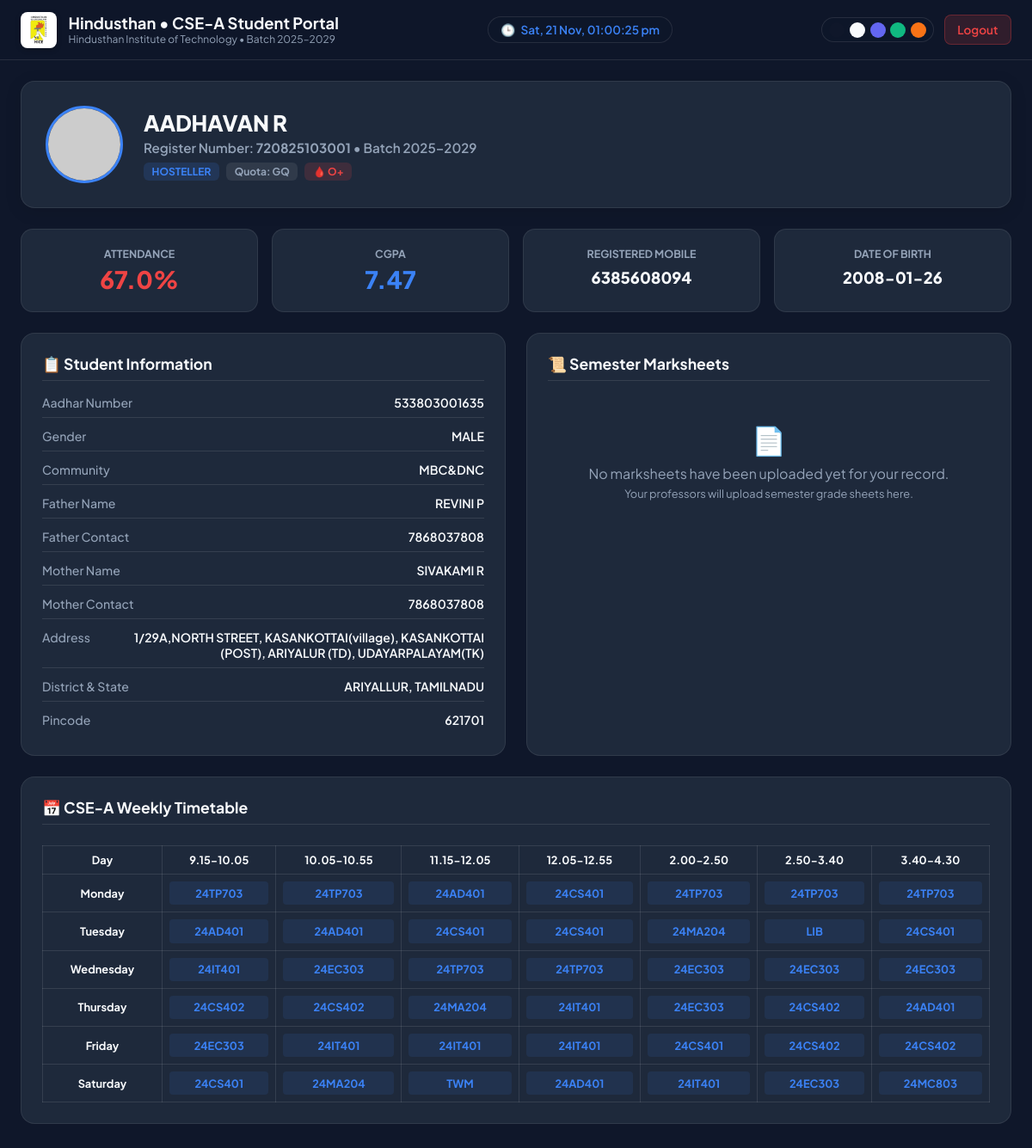
The page /student (signed in) on the database its author committed.
### tables this page shows
CREATE TABLE students (
    reg_no TEXT PRIMARY KEY,
    name TEXT, aadhar TEXT, dob TEXT, gender TEXT, quota TEXT,
    blood_group TEXT, community TEXT, day_hos TEXT,
    whatsapp TEXT, personal_no TEXT,
    father TEXT, father_mob TEXT, mother TEXT, mother_mob TEXT,
    addr1 TEXT, addr2 TEXT, addr3 TEXT, addr4 TEXT, addr5 TEXT,
    pincode TEXT, attendance REAL, cgpa REAL,
    state TEXT, district TEXT,
    photo TEXT, password TEXT
);

### app.py (the view)
@app.route("/student")
@require_any(["student"])
def student():
    reg = session.get("reg_no")
    s = Database.get_student_by_reg(reg)
    if not s:
        flash("Student record not found.", "err")
        return redirect(url_for("logout"))
    marks = Database.get_student_marksheets(reg)
    profs_list = Database.get_all_professors()
    profs = {p["email"]: p for p in profs_list}
    return render_template("student.html", s=s, marksheets=marks,
        timetable=TIMETABLE, periods=PERIODS, subjects=SUBJECTS, professors=profs)

### app.py (called while the page is built)
def require_any(roles):
    def deco(fn):
        @wraps(fn)
        def wrap(*a, **k):
            if session.get("role") not in roles:
                return redirect(url_for("login"))
            return fn(*a, **k)
        return wrap
    return deco

### database.py (called while the page is built, shortened)
def get_supabase():
    global _supabase_client
    if _supabase_client is None:
        if not SUPABASE_URL or not SUPABASE_KEY:
            return None
    return _supabase_client

    @staticmethod
    def get_student_by_reg(reg_no):
        reg = str(reg_no).strip()
        sb = get_supabase()
        c = sqlite3.connect(DB_FILE); c.row_factory = sqlite3.Row
        s = c.execute("SELECT * FROM students WHERE reg_no=?", (reg,)).fetchone()
        c.close(); return dict(s) if s else None

    @staticmethod
    def get_all_professors():
        sb = get_supabase()
        c = sqlite3.connect(DB_FILE); c.row_factory = sqlite3.Row
        rows = [dict(r) for r in c.execute("SELECT * FROM professors").fetchall()]
        c.close(); return rows

    @staticmethod
    def get_student_marksheets(reg_no):
        reg = str(reg_no).strip()
        sb = get_supabase()
        c = sqlite3.connect(DB_FILE); c.row_factory = sqlite3.Row
        rows = [dict(r) for r in c.execute("SELECT * FROM marksheets WHERE reg_no=? ORDER BY semester", (reg,)).fetchall()]
        c.close(); return rows

### templates/student.html (shortened to what this page needs)
<!DOCTYPE html>
<html lang="en">
<head>
</head>
<body>
  <header>
    <div class="header-brand">
      <img src="/static/images/logo.png" alt="Hindusthan Logo" style="width:42px; height:42px; object-fit:contain; border-radius:8px; background:#fff; padding:2px; box-shadow:0 2px 6px rgba(0,0,0,0.2);">
      <div>
        <div class="brand-title">Hindusthan • CSE-A Student Portal</div>
        <div class="brand-sub">Hindusthan Institute of Technology • Batch 2025–2029</div>
      </div>
    </div>
    <div class="live-clock-box">
      <span>🕒</span>
      <span id="liveClock">Loading clock...</span>
    </div>
    <div style="display:flex; align-items:center; gap:0.75rem;">
      <div class="theme-picker">
        <button class="theme-btn" style="background:#0f172a;" onclick="setTheme('dark')"></button>
        <button class="theme-btn" style="background:#f8fafc;" onclick="setTheme('light')"></button>
        <button class="theme-btn" style="background:#6366f1;" onclick="setTheme('royal')"></button>
        <button class="theme-btn" style="background:#10b981;" onclick="setTheme('emerald')"></button>
        <button class="theme-btn" style="background:#f97316;" onclick="setTheme('sunset')"></button>
      </div>
      <a href="/logout" class="btn btn-danger">Logout</a>
    </div>
  </header>
  <main>
    <div class="profile-banner">
      <img src="{% if s.photo %}/static/uploads/photos/{{ s.photo }}{% else %}https://ui-avatars.com/api/?name={{ s.name }}&background=3b82f6&color=fff{% endif %}" alt="{{ s.name }}" class="profile-photo">
      <div class="profile-info">
        <h1 class="profile-name">{{ s.name }}</h1>
        <div class="profile-reg">Register Number: <strong>{{ s.reg_no }}</strong> • Batch 2025–2029</div>
        <div style="margin-top:0.5rem; display:flex; gap:0.5rem; flex-wrap:wrap;">
          <span style="font-size:0.75rem; background:rgba(59, 130, 246, 0.15); color:var(--accent); padding:0.2rem 0.6rem; border-radius:6px; font-weight:700;">{{ s.day_hos or 'Dayscholar' }}</span>
          {% if s.quota %}<span style="font-size:0.75rem; background:rgba(255, 255, 255, 0.08); color:var(--text-muted); padding:0.2rem 0.6rem; border-radius:6px; font-weight:700;">Quota: {{ s.quota }}</span>{% endif %}
          {% if s.blood_group %}<span style="font-size:0.75rem; background:rgba(239, 68, 68, 0.15); color:#ef4444; padding:0.2rem 0.6rem; border-radius:6px; font-weight:700;">🩸 {{ s.blood_group }}</span>{% endif %}
        </div>
      </div>
    </div>
    <div class="stats-row">
      <div class="stat-box">
        <div class="stat-title">Attendance</div>
        <div class="stat-number" style="color:{% if s.attendance >= 90 %}var(--badge-green){% elif s.attendance >= 75 %}var(--badge-yellow){% else %}var(--badge-red){% endif %};">
          {{ s.attendance or 0 }}%
        </div>
      </div>
      <div class="stat-box">
        <div class="stat-title">CGPA</div>
        <div class="stat-number" style="color:var(--accent);">
          {{ s.cgpa or '0.00' }}
        </div>
      </div>
      <div class="stat-box">
        <div class="stat-title">Registered Mobile</div>
        <div class="stat-number" style="font-size:1.15rem; margin-top:0.5rem;">
          {{ s.whatsapp or s.personal_no or 'N/A' }}
        </div>
      </div>
      <div class="stat-box">
        <div class="stat-title">Date of Birth</div>
        <div class="stat-number" style="font-size:1.15rem; margin-top:0.5rem;">
          {{ s.dob or 'N/A' }}
        </div>
      </div>
    </div>
    <div class="dashboard-grid">
      <div class="card">
        <div class="card-title">📋 Student Information</div>
        <div class="info-list">
          <div class="info-row"><span class="info-label">Aadhar Number</span><span class="info-val">{{ s.aadhar or '-' }}</span></div>
          <div class="info-row"><span class="info-label">Gender</span><span class="info-val">{{ s.gender or '-' }}</span></div>
          <div class="info-row"><span class="info-label">Community</span><span class="info-val">{{ s.community or '-' }}</span></div>
          <div class="info-row"><span class="info-label">Father Name</span><span class="info-val">{{ s.father or '-' }}</span></div>
          <div class="info-row"><span class="info-label">Father Contact</span><span class="info-val">{{ s.father_mob or '-' }}</span></div>
          <div class="info-row"><span class="info-label">Mother Name</span><span class="info-val">{{ s.mother or '-' }}</span></div>
          <div class="info-row"><span class="info-label">Mother Contact</span><span class="info-val">{{ s.mother_mob or '-' }}</span></div>
          <div class="info-row"><span class="info-label">Address</span><span class="info-val">{{ [s.addr1, s.addr2, s.addr3, s.addr4, s.addr5]|select|join(', ') or '-' }}</span></div>
          <div class="info-row"><span class="info-label">District & State</span><span class="info-val">{{ s.district }}, {{ s.state }}</span></div>
          <div class="info-row"><span class="info-label">Pincode</span><span class="info-val">{{ s.pincode or '-' }}</span></div>
        </div>
      </div>
      <div class="card">
        <div class="card-title">📜 Semester Marksheets</div>
        {% if marksheets %}
          {% for m in marksheets %}
            <div class="marks-item">
              <div>
                <strong style="font-size:0.95rem;">Semester {{ m.semester }}</strong>
                <div style="font-size:0.75rem; color:var(--text-muted); margin-top:0.2rem;">Uploaded: {{ m.uploaded_at[:10] }}</div>
              </div>
              <a href="/static/uploads/marksheets/{{ m.filename }}" target="_blank" class="btn" style="background:var(--accent); color:white; font-size:0.8rem; padding:0.4rem 0.75rem;">
                Download Marksheet
              </a>
            </div>
          {% endfor %}
        {% else %}
          <div style="text-align:center; padding:2rem; color:var(--text-muted);">
            <div style="font-size:2rem; margin-bottom:0.5rem;">📄</div>
            <p>No marksheets have been uploaded yet for your record.</p>
            <p style="font-size:0.8rem; margin-top:0.3rem;">Your professors will upload semester grade sheets here.</p>
          </div>
        {% endif %}
      </div>
    </div>
    <div class="card" style="margin-bottom:1.5rem;">
      <div class="card-title">📅 CSE-A Weekly Timetable</div>
      <div style="overflow-x:auto;">
        <table class="tt-table">
          <thead>
            <tr>
              <th>Day</th>
              {% for p in periods %}
                <th>{{ p }}</th>
              {% endfor %}
            </tr>
          </thead>
          <tbody>
            {% for day, subjs in timetable.items() %}
              <tr>
                <td style="font-weight:700;">{{ day }}</td>
                {% for s in subjs %}
                  <td>
                    <div class="tt-cell">{{ s }}</div>
                  </td>
                {% endfor %}
              </tr>
            {% endfor %}
          </tbody>
        </table>
      </div>
    </div>
  </main>
</body>
</html>

### templates/student.html (style rules this page uses)
:root { --bg: #0f172a; --card-bg: #1e293b; --card-border: rgba(255, 255, 255, 0.08); --header-bg: rgba(15, 23, 42, 0.9); --accent: #3b82f6; --accent-hover: #2563eb; --text: #f8fafc; --text-muted: #94a3b8; --border: rgba(255, 255, 255, 0.1); --input-bg: rgba(15, 23, 42, 0.7); --badge-green: #10b981; --badge-yellow: #f59e0b; --badge-red: #ef4444; }
* { box-sizing: border-box; margin: 0; padding: 0; font-family: 'Plus Jakarta Sans', system-ui, sans-serif; }
body { background: var(--bg); color: var(--text); min-height: 100vh; display: flex; flex-direction: column; transition: background 0.3s, color 0.3s; }
header { background: var(--header-bg); border-bottom: 1px solid var(--border); position: sticky; top: 0; z-index: 50; backdrop-filter: blur(10px); padding: 0.85rem 1.5rem; display: flex; align-items: center; justify-content: space-between; flex-wrap: wrap; gap: 1rem; }
.header-brand { display: flex; align-items: center; gap: 0.85rem; }
.brand-title { font-size: 1.15rem; font-weight: 700; line-height: 1.2; }
.brand-sub { font-size: 0.75rem; color: var(--text-muted); }
.live-clock-box { background: var(--input-bg); border: 1px solid var(--border); padding: 0.4rem 0.9rem; border-radius: 9999px; font-size: 0.85rem; font-weight: 600; color: var(--accent); display: flex; align-items: center; gap: 0.4rem; }
.theme-picker { display: flex; gap: 0.35rem; background: var(--input-bg); padding: 0.3rem 0.5rem; border-radius: 9999px; border: 1px solid var(--border); }
.theme-btn { width: 18px; height: 18px; border-radius: 50%; border: 1px solid transparent; cursor: pointer; }
.btn { padding: 0.5rem 0.9rem; border-radius: 8px; font-size: 0.85rem; font-weight: 600; border: 1px solid transparent; cursor: pointer; display: inline-flex; align-items: center; gap: 0.4rem; text-decoration: none; transition: all 0.2s; }
.btn-danger { background: rgba(239, 68, 68, 0.15); color: #ef4444; border-color: rgba(239, 68, 68, 0.3); }
main { max-width: 1200px; width: 100%; margin: 0 auto; padding: 1.5rem; flex: 1; }
.profile-banner { background: var(--card-bg); border: 1px solid var(--card-border); border-radius: 16px; padding: 1.75rem; margin-bottom: 1.5rem; display: flex; align-items: center; gap: 1.5rem; flex-wrap: wrap; box-shadow: 0 4px 20px rgba(0, 0, 0, 0.1); }
.profile-photo { width: 90px; height: 90px; border-radius: 50%; object-fit: cover; border: 3px solid var(--accent); background: rgba(255, 255, 255, 0.05); }
.profile-info { flex: 1; min-width: 200px; }
.profile-name { font-size: 1.6rem; font-weight: 800; letter-spacing: -0.01em; }
.profile-reg { font-size: 0.95rem; color: var(--text-muted); font-weight: 600; margin-top: 0.2rem; }
.stats-row { display: grid; grid-template-columns: repeat(auto-fit, minmax(180px, 1fr)); gap: 1rem; margin-bottom: 1.5rem; }
.stat-box { background: var(--card-bg); border: 1px solid var(--card-border); padding: 1.25rem; border-radius: 14px; text-align: center; }
.stat-title { font-size: 0.78rem; font-weight: 700; color: var(--text-muted); text-transform: uppercase; }
.stat-number { font-size: 1.75rem; font-weight: 800; margin-top: 0.25rem; }
.dashboard-grid { display: grid; grid-template-columns: 1fr 1fr; gap: 1.5rem; margin-bottom: 1.5rem; }
.card { background: var(--card-bg); border: 1px solid var(--card-border); border-radius: 16px; padding: 1.5rem; }
.card-title { font-size: 1.1rem; font-weight: 700; margin-bottom: 1rem; padding-bottom: 0.5rem; border-bottom: 1px solid var(--border); display: flex; align-items: center; gap: 0.5rem; }
.info-list { display: flex; flex-direction: column; gap: 0.75rem; }
.info-row { display: flex; justify-content: space-between; font-size: 0.88rem; padding-bottom: 0.5rem; border-bottom: 1px solid var(--border); }
.info-row:last-child { border-bottom: none; }
.info-label { color: var(--text-muted); font-weight: 500; }
.info-val { font-weight: 600; text-align: right; }
.tt-table { width: 100%; border-collapse: collapse; font-size: 0.8rem; margin-top: 0.5rem; }
.tt-table th, .tt-table td { border: 1px solid var(--border); padding: 0.5rem; text-align: center; }
.tt-cell { padding: 0.35rem; background: rgba(59, 130, 246, 0.1); border-radius: 4px; cursor: pointer; font-weight: 700; color: var(--accent); }

### rows shown on the page
students: name "AADHAVAN R", reg_no "720825103001", day_hos "HOSTELLER", quota "GQ", blood_group "O+", attendance "67.0", cgpa "7.47", whatsapp "6385608094", dob "2008-01-26", aadhar "533803001635", gender "MALE", community "MBC&DNC", father "REVINI P", father_mob "7868037808", mother "SIVAKAMI R", mother_mob "7868037808", addr1+addr2+addr3 "1/29A,NORTH STREET, KASANKOTTAI(village), KASANKOTTAI (POST), ARIYALUR (TD), UDAYARPALAYAM(TK)", district "ARIYALLUR", state "TAMILNADU", pincode "621701"

### other values the page prints
{{ p }} "9.15-10.05" "10.05-10.55" "11.15-12.05" "12.05-12.55" "2.00-2.50" "2.50-3.40" "3.40-4.30"
{{ day }} "Monday" "Tuesday" "Wednesday" "Thursday" "Friday" "Saturday"
{{ s }} "24TP703" "24TP703" "24AD401" "24CS401" "24TP703" "24TP703" "24TP703" "24AD401" "24AD401" "24CS401" "24CS401" "24MA204" "LIB" "24CS401" "24IT401" "24EC303" "24TP703" "24TP703" "24EC303" "24EC303" "24EC303" "24CS402" "24CS402" "24MA204" "24IT401" "24EC303" "24CS402" "24AD401" "24EC303" "24IT401" "24IT401" "24IT401" "24CS401" "24CS402" "24CS402" "24CS401" "24MA204" "TWM" "24AD401" "24IT401" "24EC303" "24MC803"
